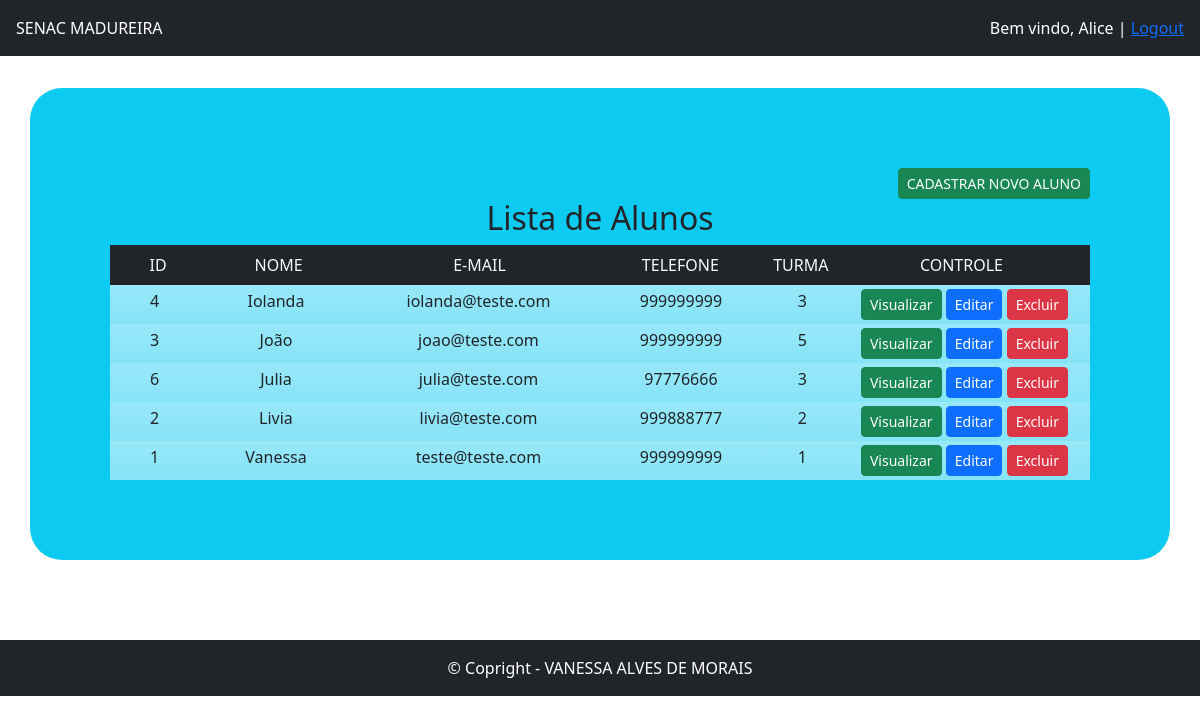
The page /Alunos/listarAluno.php (signed in) on the database its author committed.
### tables this page shows
CREATE TABLE `alunos` (
  `id` int(11) NOT NULL,
  `nome` varchar(60) NOT NULL,
  `email` varchar(100) NOT NULL,
  `endereco` varchar(100) NOT NULL,
  `telefone` varchar(14) NOT NULL,
  `turma` int(11) NOT NULL
);

### Alunos/listarAluno.php (the view, shortened to what this page needs)
<?php
include "../conexao.php";
include "../controle.php";
$sql = "select * from alunos order by nome";
$seleciona = mysqli_query($conexao, $sql);
?>
<!doctype html>
<html lang="pt-br">
    <div class="container bg-info pag">
        <div class="text-end">
            <a href="formularioAluno.php">
                <button type="button" class="btn btn-success btn-sm">CADASTRAR NOVO ALUNO </button>
            </a>
        </div>
        <h2>Lista de Alunos</h2>
        <div class="container text-center">
            <div class="row bg-dark text-light p-2">
                <div class="col-1">
                    ID
                </div>
                <div class="col-2">
                    NOME
                </div>
                <div class="col-3">
                    E-MAIL
                </div>
                <div class="col-2">
                    TELEFONE
                </div>
                <div class="col-1">
                    TURMA
                </div>
                <div class="col-3">
                    CONTROLE
                </div>
            </div>
            <?php
            while ($exibe = mysqli_fetch_array($seleciona)) {
                $idAluno = $exibe['id'];
            ?>
                <div class="row p-1 bg-white bg-gradient bg-opacity-50">
                    <div class="col-1">
                        <?php echo $exibe['id']; ?>
                    </div>
                    <div class="col-2">
                        <?php echo $exibe['nome']; ?>
                    </div>
                    <div class="col-3">
                        <?php echo $exibe['email']; ?>
                    </div>
                    <div class="col-2">
                        <?php echo $exibe['telefone']; ?>
                    </div>
                    <div class="col-1">
                        <?php echo $exibe['turma']; ?>
                    </div>
                    <div class="col-3">
                        <a href="visualizarAluno.php?idAluno=<?php echo $idAluno; ?>"><button type="button" class="btn btn-success btn-sm">Visualizar</button></a>
                        <a href="editarAluno.php?idAluno=<?php echo $idAluno; ?>"><button type="button" class="btn btn-primary btn-sm">Editar</button></a>
                        <a href="excluirAluno.php?idAluno=<?php echo $idAluno; ?>" onclick="return confirm('Confirma a Exclusão do Aluno?')">
                            <button type="button" class="btn btn-danger btn-sm">Excluir</button>
                        </a>
                    </div>
                </div>
            <?php
            }
            ?>
        </div>
    </div>
    <?php
    include"../footer.php";
    ?>

### css/style.css (style rules this page uses)
.pag { margin-top: 2em; padding: 5em; border-radius: 2em; text-align: center; margin-bottom: 5em; }

### rows shown on the page
alunos: id "4", nome "Iolanda", email "iolanda@teste.com", telefone "999999999", turma "3"
alunos: id "3", nome "João", email "joao@teste.com", telefone "999999999", turma "5"
alunos: id "6", nome "Julia", email "julia@teste.com", telefone "97776666", turma "3"
alunos: id "2", nome "Livia", email "livia@teste.com", telefone "999888777", turma "2"
alunos: id "1", nome "Vanessa", email "teste@teste.com", telefone "999999999", turma "1"

### other values the page prints
$nome "Alice"
